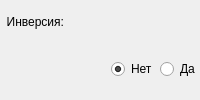
       <widget class="QWidget" name="wRect" native="true">
        <layout class="QVBoxLayout" name="verticalLayout_6">
         <property name="spacing">
          <number>3</number>
         </property>
         <property name="leftMargin">
          <number>0</number>
         </property>
         <property name="topMargin">
          <number>0</number>
         </property>
         <property name="rightMargin">
          <number>0</number>
         </property>
         <property name="bottomMargin">
          <number>9</number>
         </property>
         <item alignment="Qt::AlignLeft">
          <widget class="QLabel" name="label_2">
           <property name="text">
            <string>  Инверсия:</string>
           </property>
          </widget>
         </item>
         <item alignment="Qt::AlignRight">
          <widget class="QWidget" name="widget_6" native="true">
           <layout class="QHBoxLayout" name="horizontalLayout_3">
            <property name="spacing">
             <number>3</number>
            </property>
            <property name="leftMargin">
             <number>0</number>
            </property>
            <property name="topMargin">
             <number>0</number>
            </property>
            <property name="rightMargin">
             <number>0</number>
            </property>
            <property name="bottomMargin">
             <number>0</number>
            </property>
            <item alignment="Qt::AlignRight">
             <widget class="QRadioButton" name="rbRectInverseNo">
              <property name="text">
               <string>Нет</string>
              </property>
              <property name="checked">
               <bool>true</bool>
              </property>
              <attribute name="buttonGroup">
               <string notr="true">bgRectInverse</string>
              </attribute>
             </widget>
            </item>
            <item alignment="Qt::AlignRight">
             <widget class="QRadioButton" name="rbRectInverseYes">
              <property name="text">
               <string>Да</string>
              </property>
              <attribute name="buttonGroup">
               <string notr="true">bgRectInverse</string>
              </attribute>
             </widget>
            </item>
           </layout>
          </widget>
         </item>
        </layout>
       </widget>
